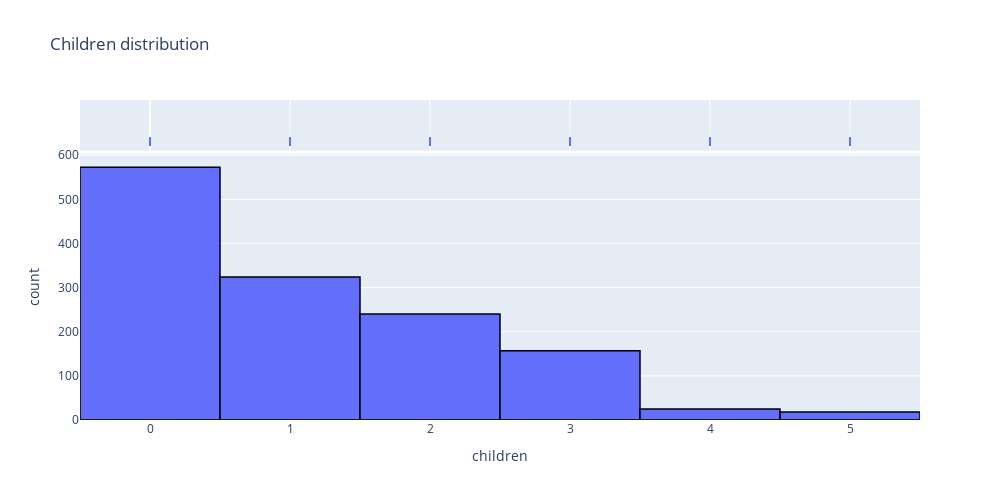

The code cell stored with this chart in its notebook:
### Markdown cell above
### CHILDREN

### Code cell
# children distribution
x=df_cleaned['children'] # extract 'children' column 
title = "Children distribution" #  the title of figure
fig = px.histogram(df_cleaned, x=x, marginal="rug",title=title) # create histogram
fig.update_layout(width=1000,height = 500) # set size
fig.update_traces(marker_line_color='black', marker_line_width=1.5) # add black border
fig.show() # display the figure

### Figure 1 — Plotly figure (JSON) as saved in the notebook; plotly's stock layout.template omitted (floating-point values rounded to 4 significant figures; data arrays with more than 128 entries replaced by an {"elided": "..."} marker saying what was removed)
{"data": [{"alignmentgroup": "True", "bingroup": "x", "hovertemplate": "children=%{x}<br>count=%{y}<extra></extra>", "legendgroup": "", "marker": {"color": "#636efa", "line": {"color": "black", "width": 1.5}, "pattern": {"shape": ""}}, "name": "", "offsetgroup": "", "orientation": "v", "showlegend": false, "type": "histogram", "x": {"elided": "1337 int values"}, "xaxis": "x", "yaxis": "y"}, {"alignmentgroup": "True", "boxpoints": "all", "fillcolor": "rgba(255,255,255,0)", "hoveron": "points", "hovertemplate": "children=%{x}<extra></extra>", "jitter": 0, "legendgroup": "", "line": {"color": "rgba(255,255,255,0)"}, "marker": {"color": "#636efa", "line": {"color": "black", "width": 1.5}, "symbol": "line-ns-open"}, "name": "", "offsetgroup": "", "showlegend": false, "type": "box", "x": {"elided": "1337 int values"}, "xaxis": "x2", "yaxis": "y2"}], "layout": {"barmode": "relative", "height": 500, "legend": {"tracegroupgap": 0}, "title": {"text": "Children distribution"}, "width": 1000, "xaxis": {"anchor": "y", "autorange": true, "domain": [0, 1], "range": [-0.5, 5.5], "title": {"text": "children"}, "type": "linear"}, "xaxis2": {"anchor": "y2", "autorange": true, "domain": [0, 1], "matches": "x", "range": [-0.5, 5.5], "showgrid": true, "showticklabels": false, "type": "linear"}, "yaxis": {"anchor": "x", "autorange": true, "domain": [0, 0.8316], "range": [0, 603.2], "title": {"text": "count"}}, "yaxis2": {"anchor": "x2", "autorange": true, "domain": [0.8416, 1], "matches": "y2", "range": [-0.5629, 0.5], "showgrid": false, "showline": false, "showticklabels": false, "ticks": "", "type": "category"}}}
